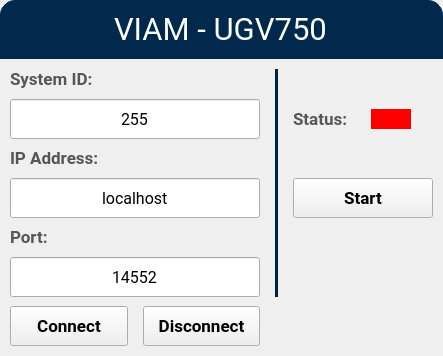
            <widget class="QFrame" name="UGV3">
             <property name="styleSheet">
              <string notr="true"/>
             </property>
             <layout class="QVBoxLayout" name="verticalLayout_22" stretch="60,300">
              <property name="spacing">
               <number>0</number>
              </property>
              <property name="leftMargin">
               <number>0</number>
              </property>
              <property name="topMargin">
               <number>0</number>
              </property>
              <property name="rightMargin">
               <number>0</number>
              </property>
              <property name="bottomMargin">
               <number>0</number>
              </property>
              <item>
               <widget class="QFrame" name="frame_7">
                <property name="styleSheet">
                 <string notr="true">	border-width:1;
	border-top-left-radius: 15;
	border-top-right-radius: 15;
	border-style: solid;
	border-color:rgb(0, 41, 77);
	background-color: rgb(0, 41, 77);</string>
                </property>
                <property name="lineWidth">
                 <number>0</number>
                </property>
                <layout class="QVBoxLayout" name="verticalLayout_23">
                 <item alignment="Qt::AlignHCenter">
                  <widget class="QLabel" name="Robot_label1_3">
                   <property name="font">
                    <font>
                     <family>Roboto</family>
                     <pointsize>23</pointsize>
                    </font>
                   </property>
                   <property name="styleSheet">
                    <string notr="true">color: rgb(255, 255, 255);</string>
                   </property>
                   <property name="text">
                    <string>VIAM - UGV750</string>
                   </property>
                  </widget>
                 </item>
                </layout>
               </widget>
              </item>
              <item>
               <widget class="QFrame" name="ManageUGV3">
                <property name="styleSheet">
                 <string notr="true"/>
                </property>
                <property name="frameShape">
                 <enum>QFrame::NoFrame</enum>
                </property>
                <property name="frameShadow">
                 <enum>QFrame::Plain</enum>
                </property>
                <property name="lineWidth">
                 <number>1</number>
                </property>
                <layout class="QGridLayout" name="gridLayout_9" columnstretch="100,100,3,50,50" columnminimumwidth="100,100,3,50,50">
                 <property name="leftMargin">
                  <number>10</number>
                 </property>
                 <property name="topMargin">
                  <number>10</number>
                 </property>
                 <property name="rightMargin">
                  <number>10</number>
                 </property>
                 <property name="bottomMargin">
                  <number>10</number>
                 </property>
                 <property name="horizontalSpacing">
                  <number>15</number>
                 </property>
                 <property name="verticalSpacing">
                  <number>9</number>
                 </property>
                 <item row="1" column="4" alignment="Qt::AlignLeft">
                  <widget class="QLabel" name="Status_UGV3">
                   <property name="minimumSize">
                    <size>
                     <width>40</width>
                     <height>20</height>
                    </size>
                   </property>
                   <property name="maximumSize">
                    <size>
                     <width>40</width>
                     <height>20</height>
                    </size>
                   </property>
                   <property name="styleSheet">
                    <string notr="true">background-color: red;
border-radius: 30px;</string>
                   </property>
                   <property name="text">
                    <string/>
                   </property>
                  </widget>
                 </item>
                 <item row="1" column="3" alignment="Qt::AlignLeft">
                  <widget class="QLabel" name="label_15">
                   <property name="font">
                    <font>
                     <family>Roboto</family>
                     <pointsize>13</pointsize>
                     <weight>75</weight>
                     <bold>true</bold>
                    </font>
                   </property>
                   <property name="styleSheet">
                    <string notr="true">color: rgb(85, 87, 83)</string>
                   </property>
                   <property name="text">
                    <string>Status:</string>
                   </property>
                  </widget>
                 </item>
                 <item row="0" column="2" rowspan="6">
                  <widget class="QLabel" name="label_16">
                   <property name="maximumSize">
                    <size>
                     <width>3</width>
                     <height>16777215</height>
                    </size>
                   </property>
                   <property name="styleSheet">
                    <string notr="true">background-color: rgb(0, 41, 77);</string>
                   </property>
                   <property name="frameShape">
                    <enum>QFrame::StyledPanel</enum>
                   </property>
                   <property name="text">
                    <string/>
                   </property>
                  </widget>
                 </item>
                 <item row="2" column="0" colspan="2">
                  <widget class="QLabel" name="label_17">
                   <property name="font">
                    <font>
                     <family>Roboto</family>
                     <pointsize>13</pointsize>
                     <weight>75</weight>
                     <bold>true</bold>
                    </font>
                   </property>
                   <property name="styleSheet">
                    <string notr="true">color: rgb(85, 87, 83)</string>
                   </property>
                   <property name="text">
                    <string>IP Address:</string>
                   </property>
                  </widget>
                 </item>
                 <item row="5" column="0" colspan="2">
                  <widget class="QLineEdit" name="Port_UGV3">
                   <property name="sizePolicy">
                    <sizepolicy hsizetype="Preferred" vsizetype="Preferred">
                     <horstretch>0</horstretch>
                     <verstretch>0</verstretch>
                    </sizepolicy>
                   </property>
                   <property name="minimumSize">
                    <size>
                     <width>250</width>
                     <height>40</height>
                    </size>
                   </property>
                   <property name="font">
                    <font>
                     <family>Roboto</family>
                     <pointsize>12</pointsize>
                    </font>
                   </property>
                   <property name="statusTip">
                    <string/>
                   </property>
                   <property name="styleSheet">
                    <string notr="true"/>
                   </property>
                   <property name="text">
                    <string>14552</string>
                   </property>
                   <property name="alignment">
                    <set>Qt::AlignCenter</set>
                   </property>
                  </widget>
                 </item>
                 <item row="1" column="0" colspan="2">
                  <widget class="QLineEdit" name="SystemID_UGV3">
                   <property name="sizePolicy">
                    <sizepolicy hsizetype="Preferred" vsizetype="Preferred">
                     <horstretch>0</horstretch>
                     <verstretch>0</verstretch>
                    </sizepolicy>
                   </property>
                   <property name="minimumSize">
                    <size>
                     <width>0</width>
                     <height>40</height>
                    </size>
                   </property>
                   <property name="font">
                    <font>
                     <family>Roboto</family>
                     <pointsize>12</pointsize>
                    </font>
                   </property>
                   <property name="statusTip">
                    <string/>
                   </property>
                   <property name="styleSheet">
                    <string notr="true"/>
                   </property>
                   <property name="text">
                    <string>255</string>
                   </property>
                   <property name="alignment">
                    <set>Qt::AlignCenter</set>
                   </property>
                  </widget>
                 </item>
                 <item row="0" column="0" colspan="2">
                  <widget class="QLabel" name="label_18">
                   <property name="font">
                    <font>
                     <family>Roboto</family>
                     <pointsize>13</pointsize>
                     <weight>75</weight>
                     <bold>true</bold>
                    </font>
                   </property>
                   <property name="styleSheet">
                    <string notr="true">color: rgb(85, 87, 83)</string>
                   </property>
                   <property name="text">
                    <string>System ID:</string>
                   </property>
                  </widget>
                 </item>
                 <item row="3" column="3" colspan="2" alignment="Qt::AlignHCenter">
                  <widget class="QPushButton" name="Start_UGV3">
                   <property name="sizePolicy">
                    <sizepolicy hsizetype="Preferred" vsizetype="Preferred">
                     <horstretch>0</horstretch>
                     <verstretch>0</verstretch>
                    </sizepolicy>
                   </property>
                   <property name="minimumSize">
                    <size>
                     <width>140</width>
                     <height>20</height>
                    </size>
                   </property>
                   <property name="maximumSize">
                    <size>
                     <width>300</width>
                     <height>16777215</height>
                    </size>
                   </property>
                   <property name="font">
                    <font>
                     <family>Roboto</family>
                     <pointsize>13</pointsize>
                     <weight>75</weight>
                     <bold>true</bold>
                    </font>
                   </property>
                   <property name="text">
                    <string>Start</string>
                   </property>
                  </widget>
                 </item>
                 <item row="3" column="0" colspan="2">
                  <widget class="QLineEdit" name="IPAddress_UGV3">
                   <property name="sizePolicy">
                    <sizepolicy hsizetype="Preferred" vsizetype="Preferred">
                     <horstretch>0</horstretch>
                     <verstretch>0</verstretch>
                    </sizepolicy>
                   </property>
                   <property name="minimumSize">
                    <size>
                     <width>250</width>
                     <height>40</height>
                    </size>
                   </property>
                   <property name="font">
                    <font>
                     <family>Roboto</family>
                     <pointsize>12</pointsize>
                    </font>
                   </property>
                   <property name="statusTip">
                    <string/>
                   </property>
                   <property name="styleSheet">
                    <string notr="true"/>
                   </property>
                   <property name="text">
                    <string>localhost</string>
                   </property>
                   <property name="alignment">
                    <set>Qt::AlignCenter</set>
                   </property>
                  </widget>
                 </item>
                 <item row="4" column="0">
                  <widget class="QLabel" name="label_19">
                   <property name="font">
                    <font>
                     <family>Roboto</family>
                     <pointsize>13</pointsize>
                     <weight>75</weight>
                     <bold>true</bold>
                    </font>
                   </property>
                   <property name="styleSheet">
                    <string notr="true">color: rgb(85, 87, 83)</string>
                   </property>
                   <property name="text">
                    <string>Port:</string>
                   </property>
                  </widget>
                 </item>
                 <item row="6" column="1">
                  <widget class="QPushButton" name="Disconect_UGV3">
                   <property name="sizePolicy">
                    <sizepolicy hsizetype="Preferred" vsizetype="Preferred">
                     <horstretch>0</horstretch>
                     <verstretch>0</verstretch>
                    </sizepolicy>
                   </property>
                   <property name="minimumSize">
                    <size>
                     <width>0</width>
                     <height>40</height>
                    </size>
                   </property>
                   <property name="font">
                    <font>
                     <family>Roboto</family>
                     <pointsize>13</pointsize>
                     <weight>75</weight>
                     <bold>true</bold>
                    </font>
                   </property>
                   <property name="text">
                    <string>Disconnect</string>
                   </property>
                  </widget>
                 </item>
                 <item row="6" column="0">
                  <widget class="QPushButton" name="Connect_UGV3">
                   <property name="sizePolicy">
                    <sizepolicy hsizetype="Preferred" vsizetype="Preferred">
                     <horstretch>0</horstretch>
                     <verstretch>0</verstretch>
                    </sizepolicy>
                   </property>
                   <property name="font">
                    <font>
                     <family>Roboto</family>
                     <pointsize>13</pointsize>
                     <weight>75</weight>
                     <bold>true</bold>
                    </font>
                   </property>
                   <property name="styleSheet">
                    <string notr="true"/>
                   </property>
                   <property name="text">
                    <string>Connect</string>
                   </property>
                  </widget>
                 </item>
                </layout>
               </widget>
              </item>
             </layout>
            </widget>
